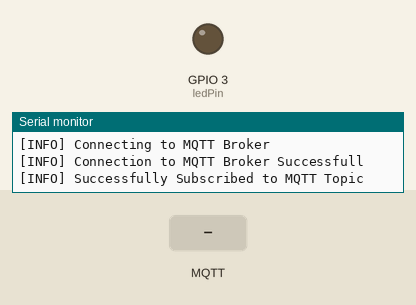
The sketch below on a simulated ESP32. Parts: output pins drawn as LEDs (lit = HIGH), the last lines printed to the serial monitor. The test bench sets the inputs (shaded band). WiFi joins after 1.5 s; servers stay silent unless stated; no MQTT or app messages arrive unless stated.

Above: at 3.1 s.
3.2 s: MQTT message "1" arrives on the first subscribed topic
At 4.0 s:
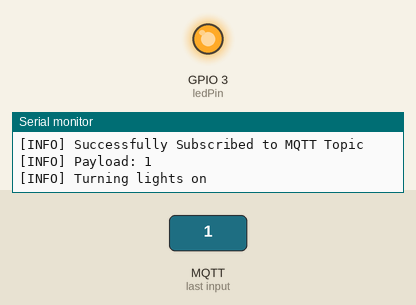
4.7 s: MQTT message "0" arrives on the first subscribed topic
At 5.1 s:
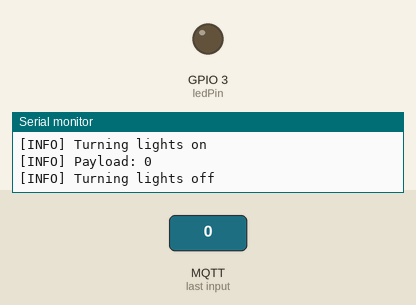
6.2 s: MQTT message "2" arrives on the first subscribed topic
At 7.5 s:
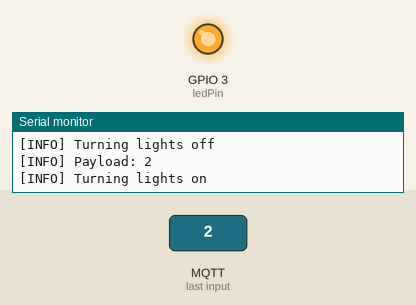
Timing chart, 0 to 9.2 s (numbered marks = the images above; inputs shaded):
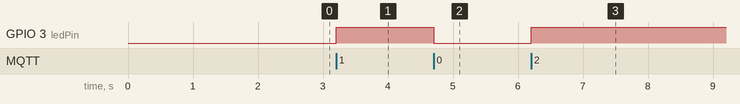

Measured:
- after the input at 3.2 s, GPIO 3 (ledPin): LOW → HIGH at once
- after the input at 4.7 s, GPIO 3 (ledPin): HIGH → LOW at once
- after the input at 6.2 s, GPIO 3 (ledPin): LOW → HIGH at once

The sketch:

LightingControlSystem.ino
```cpp
/***************************************************************************
 * Sketch Name: Lighting Control System
 * Description: This sketch illustrates how an Arduino can be controlled
                remotely by subscribing to an MQTT broker
 * Created On:  March 01, 2016
 * Author:      Adeel Javed
 * Book:        Building Arduino Projects for the Internet of Things
 * Chapter:     Chapter 06 - IoT Patterns: Remote Control
 * Website:     http://codifythings.com
 **************************************************************************/

/***************************************************************************
 * External Libraries
 **************************************************************************/

#include <SPI.h>
#include <WiFi.h>
#include <PubSubClient.h>

/***************************************************************************
 * Internet Connectivity Setup - Variables & Functions
 **************************************************************************/

char ssid[] = "YOUR_SSID";        // Network SSID (name)
char pass[] = "YOUR_PASSWORD";    // Network Password (use for WPA,
                                  // or use as key for WEP)

int keyIndex = 0;                 // Network Key Index Number
                                  // (needed only for WEP)

int status = WL_IDLE_STATUS;

WiFiClient client;

void connectToInternet()
{
  status = WiFi.status();

  // Check for the presence of the shield
  if (status == WL_NO_SHIELD)
  {
    Serial.println("[ERROR] WiFi Shield Not Present");
    // Do nothing
    while (true);
  }

  // Attempt to connect to WPA/WPA2 Wifi network
  while ( status != WL_CONNECTED)
  {
    Serial.print("[INFO] Attempting Connection - WPA SSID: ");
    Serial.println(ssid);

    status = WiFi.begin(ssid, pass);
  }

  // Connection successful
  Serial.print("[INFO] Connection Successful");
  Serial.print("");
  printConnectionInformation();
  Serial.println("-----------------------------------------------");
  Serial.println("");
}

void printConnectionInformation()
{
  // Print Network SSID
  Serial.print("[INFO] SSID: ");
  Serial.println(WiFi.SSID());

  // Print Router's MAC address
  byte bssid[6];
  WiFi.BSSID(bssid);
  Serial.print("[INFO] BSSID: ");
  Serial.print(bssid[5], HEX);
  Serial.print(":");
  Serial.print(bssid[4], HEX);
  Serial.print(":");
  Serial.print(bssid[3], HEX);
  Serial.print(":");
  Serial.print(bssid[2], HEX);
  Serial.print(":");
  Serial.print(bssid[1], HEX);
  Serial.print(":");
  Serial.println(bssid[0], HEX);

  // Print received signal strength
  long rssi = WiFi.RSSI();
  Serial.print("[INFO] Signal Strength (RSSI): ");
  Serial.println(rssi);

  // Print encryption type
  byte encryption = WiFi.encryptionType();
  Serial.print("[INFO] Encryption Type: ");
  Serial.println(encryption, HEX);

  // Print WiFi Shield's IP address
  IPAddress ip = WiFi.localIP();
  Serial.print("[INFO] IP Address: ");
  Serial.println(ip);

  // Print MAC address
  byte mac[6];
  WiFi.macAddress(mac);
  Serial.print("[INFO] MAC Address: ");
  Serial.print(mac[5], HEX);
  Serial.print(":");
  Serial.print(mac[4], HEX);
  Serial.print(":");
  Serial.print(mac[3], HEX);
  Serial.print(":");
  Serial.print(mac[2], HEX);
  Serial.print(":");
  Serial.print(mac[1], HEX);
  Serial.print(":");
  Serial.println(mac[0], HEX);
}

/***************************************************************************
 * Data Subscribe - Variables & Functions
 **************************************************************************/

// IP address of the MQTT broker
char server[] = {"test.mosquitto.org"};
int port = 1883;
char topic[] = {"codifythings/lightcontrol"};

PubSubClient pubSubClient(server, port, callback, client);

void callback(char* topic, byte* payload, unsigned int length)
{
  // Print payload
  String payloadContent = String((char *)payload);
  Serial.println("[INFO] Payload: " + payloadContent);

  // Turn lights on/off
  turnLightsOnOff();
}

/***************************************************************************
 * Controller - Variables & Functions
 **************************************************************************/

int ledPin = 3;

void turnLightsOnOff()
{
  // Check if lights are currently on or off
  if(digitalRead(ledPin) == LOW)
  {
    //Turn lights on
    Serial.println("[INFO] Turning lights on");
    digitalWrite(ledPin, HIGH);
  }
  else
  {
    // Turn lights off
    Serial.println("[INFO] Turning lights off");
    digitalWrite(ledPin, LOW);
  }
}

/***************************************************************************
 * Standard Arduino Functions - setup(), loop()
 **************************************************************************/

void setup()
{
  // Initialize serial port
  Serial.begin(9600);

  // Do nothing until serial monitor is opened
  while (!Serial);

  // Connect Arduino to internet
  connectToInternet();

  // Set LED pin mode
  pinMode(ledPin, OUTPUT);

  //Connect MQTT Broker
  Serial.println("[INFO] Connecting to MQTT Broker");
  if (pubSubClient.connect("arduinoClient"))
  {
    Serial.println("[INFO] Connection to MQTT Broker Successfull");

    pubSubClient.subscribe(topic);
    Serial.println("[INFO] Successfully Subscribed to MQTT Topic ");
  }
  else
  {
    Serial.println("[INFO] Connection to MQTT Broker Failed");
  }
}

void loop()
{
  // Wait for messages from MQTT broker
  pubSubClient.loop();
}
```
